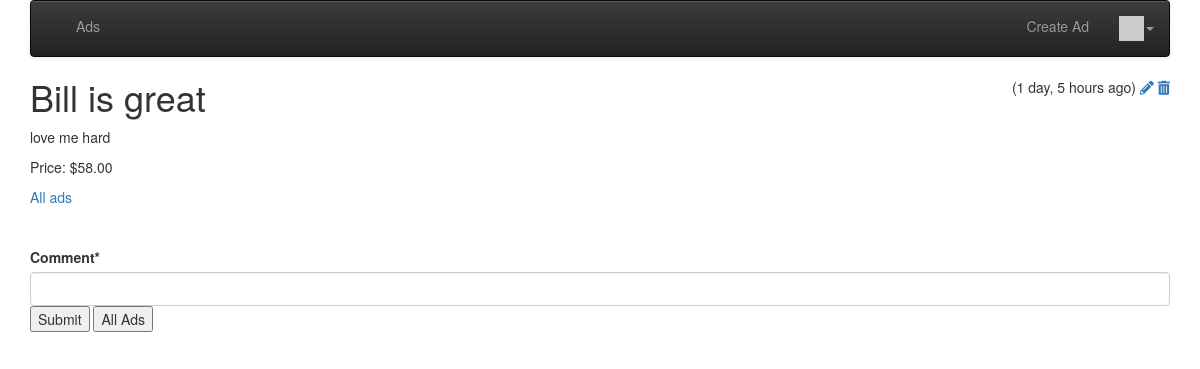
Before: /ad/13 (signed in) with the older database file.
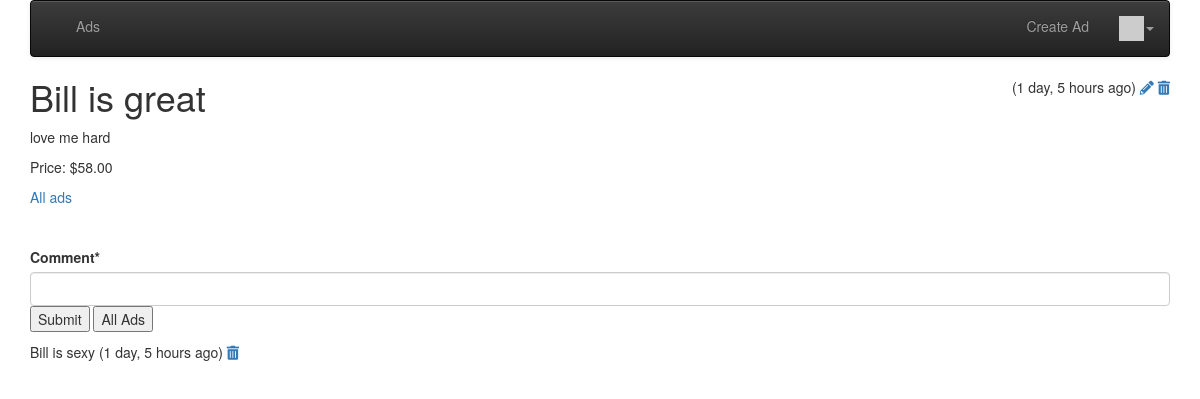
After: the same page with the newer database file.
### ads/models.py (models this page shows, shortened)
class Ad(models.Model) :
    title = models.CharField(
            max_length=200,
            validators=[MinLengthValidator(2, "Title must be greater than 2 characters")]
    )
    price = models.DecimalField(max_digits=7, decimal_places=2, null=True)
    text = models.TextField()
    owner = models.ForeignKey(settings.AUTH_USER_MODEL, on_delete=models.CASCADE)
    comments = models.ManyToManyField(settings.AUTH_USER_MODEL,
                                      through='Comment', related_name='comments_owned')
    created_at = models.DateTimeField(auto_now_add=True)
    updated_at = models.DateTimeField(auto_now=True)
    picture = models.BinaryField(null=True, editable=True)
    content_type = models.CharField(max_length=256, null=True, help_text='The MIMEType of the file')
    favorites = models.ManyToManyField(settings.AUTH_USER_MODEL,
                                       through='Fav', related_name='favorite_ads')

class Comment(models.Model) :
    text = models.TextField(
        validators=[MinLengthValidator(3, "Comment must be greater than 3 characters")]
    )
    ad = models.ForeignKey(Ad, on_delete=models.CASCADE)
    owner = models.ForeignKey(settings.AUTH_USER_MODEL, on_delete=models.CASCADE)
    created_at = models.DateTimeField(auto_now_add=True)
    updated_at = models.DateTimeField(auto_now=True)

### ads/views.py (the view)
# urls.py: path('ad/<int:pk>', views.AdDetailView.as_view(), name='ad_detail'),
class AdDetailView(OwnerDetailView):
    model = Ad
    template_name = "ads/ad_detail.html"
    def get(self, request, pk) :
        x = Ad.objects.get(id=pk)
        comments = Comment.objects.filter(ad=x).order_by('-updated_at')
        comment_form = CommentForm()
        context = { 'ad' : x, 'comments': comments, 'comment_form': comment_form }
        return render(request, self.template_name, context)

### ads/forms.py
class CommentForm(forms.Form):
    comment = forms.CharField(required=True, max_length=500, min_length=3, strip=True)

### home/templatetags/app_tags.py (called while the page is built)
@register.filter(name='gravatar')
def gravatar(user, size=35):
    email = str(user.email.strip().lower()).encode('utf-8')
    email_hash = md5(email).hexdigest()
    url = "//www.gravatar.com/avatar/{0}?s={1}&d=identicon&r=PG"
    return url.format(email_hash, size)

### ads/templates/ads/ad_detail.html (shortened to what this page needs)
{% extends "base_menu.html" %}
{% load humanize %}
{% block content %}
<span style="float: right;">
({{ ad.updated_at|naturaltime }})
{% if ad.owner == user %}
<a href="{% url 'ads:ad_update' ad.id %}"><i class="fa fa-pencil"></i></a>
<a href="{% url 'ads:ad_delete' ad.id %}"><i class="fa fa-trash"></i></a>
{% endif %}
</span>
<h1>{{ ad.title }}</h1>
<p>
{{ ad.text }}
</p>
<p>
  Price: ${{ ad.price }}
</p>
<p>
<a href="{% url 'ads:all' %}">All ads</a>
</p>
{% if user.is_authenticated %}
<br clear="all"/>
<p>
{% load crispy_forms_tags %}
<form method="post" action="{% url 'ads:ad_comment_create' ad.id %}">
    {{ comment_form|crispy }}
<input type="submit" value="Submit">
<input type="submit" value="All Ads" onclick="window.location.href='{% url 'ads:all' %}';return false;">
</form>
</p>
{% endif %}
{% for comment in comments %}
<p> {{ comment.text }}
({{ comment.updated_at|naturaltime }})
{% if user == comment.owner %}
<a href="{% url 'ads:ad_comment_delete' comment.id %}"><i class="fa fa-trash"></i></a>
{% endif %}
</p>
{% endfor %}
{% endblock %}

### ads/templates/base_menu.html (shortened to what this page needs)
{% extends "base_bootstrap.html" %}
{% block navbar %}
{% load app_tags %}
<nav class="navbar navbar-default navbar-inverse">
  <div class="container-fluid">
    <div class="navbar-header">
        <a class="navbar-brand" href="/">{{ settings.APP_NAME }}</a>
    </div>
    <ul class="nav navbar-nav">
      {% url 'ads' as ads %}
      <li {% if request.get_full_path == ads %}class="active"{% endif %}>
          <a href="{% url 'ads:all' %}">Ads</a></li>
    </ul>
    <ul class="nav navbar-nav navbar-right">
        {% if user.is_authenticated %}
        <li>
        <a href="{% url 'ads:ad_create' %}">Create Ad</a>
        </li>
        <li class="dropdown">
            <a href="#" data-toggle="dropdown" class="dropdown-toggle">
                <img style="width: 25px;" src="{{ user|gravatar:60 }}"/><b class="caret"></b>
            </a>
        </li>
        {% else %}
        <li>
        <a href="{% url 'login' %}?next={% url 'ads:all' %}">Login</a>
        </li>
        {% endif %}
    </ul>
  </div>
</nav>
{% endblock %}

### home/templates/base_bootstrap.html (shortened to what this page needs)
<!DOCTYPE html>
<html>
<head>
<link rel="stylesheet"
    href="https://maxcdn.bootstrapcdn.com/bootstrap/3.4.0/css/bootstrap.min.css"
>
<link rel="stylesheet"
    href="https://maxcdn.bootstrapcdn.com/bootstrap/3.4.0/css/bootstrap-theme.min.css"
>
<link rel="stylesheet"
    href="https://code.jquery.com/ui/1.12.1/themes/ui-lightness/jquery-ui.css"
>
<link rel="stylesheet" href="https://use.fontawesome.com/releases/v5.8.1/css/all.css">
<link rel="stylesheet" href="https://use.fontawesome.com/releases/v5.8.1/css/v4-shims.css">
</head>
<body>
<div class="container">
{% block navbar %} {% endblock %}
{% block content %}
{% endblock %}
</div>
</body>
</html>

Changed rows visible on the page:
added Comment: text "Bill is sexy", updated_at "1 day, 5 hours ago"
